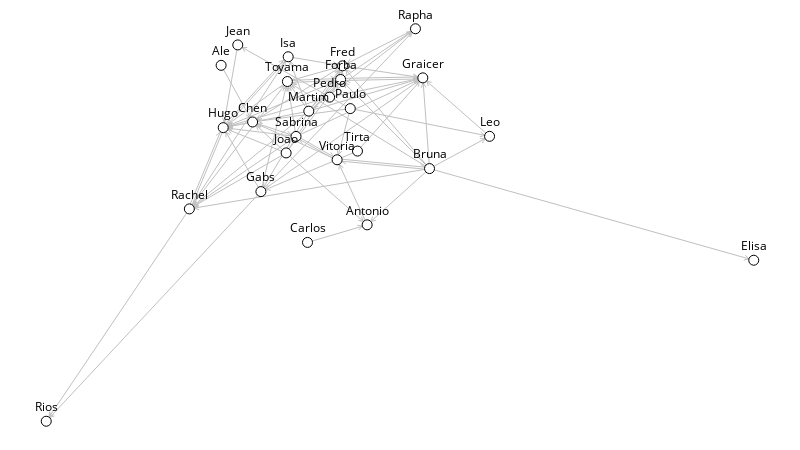

The cell this chart's notebook holds for it:
### Code cell
one_m = sn.load_graph('one-mode.gml')

# Mostra o grafo.
sn.show_graph(one_m, nlab=True)

### Figure 1 — Plotly figure (JSON) as saved in the notebook; plotly's stock layout.template omitted (floating-point values rounded to 4 significant figures; data arrays with more than 128 entries replaced by an {"elided": "..."} marker saying what was removed)
{"data": [{"hoverinfo": "none", "line": {"color": "rgb(192, 192, 192)", "width": 1}, "mode": "lines", "type": "scatter", "uid": "2bc65a2c-d17b-11e8-9e85-0005165e06fb", "x": {"elided": "678 float values"}, "y": {"elided": "678 float values"}}, {"hoverinfo": "none", "marker": {"color": "rgb(255, 255, 255)", "line": {"color": "rgb(0, 0, 0)", "width": 1}, "size": 10}, "mode": "markers+text", "text": ["Rachel", "Jean", "Bruna", "Leo", "Joao", "Rapha", "Carlos", "Fred", "Toyama", "Vitoria", "Hugo", "Gabs", "Elisa", "Paulo", "Sabrina", "Forba", "Rios", "Ale", "Graicer", "Antonio", "Martim", "Pedro", "Isa", "Chen", "Tirta"], "textfont": {"color": "rgb(0, 0, 0)"}, "textposition": "top center", "type": "scatter", "uid": "2bc65a2d-d17b-11e8-9e85-0005165e06fb", "x": [0.2023, 0.2707, 0.5417, 0.6266, 0.339, 0.5219, 0.3693, 0.4188, 0.3408, 0.4111, 0.2501, 0.3034, 1, 0.4297, 0.353, 0.416, 0, 0.2472, 0.5323, 0.4536, 0.3711, 0.4005, 0.342, 0.2917, 0.4399], "y": [0.541, 0.9588, 0.6437, 0.7259, 0.6836, 1, 0.4556, 0.9055, 0.8655, 0.6662, 0.748, 0.5851, 0.4102, 0.7966, 0.7257, 0.8707, 0, 0.9068, 0.8749, 0.5004, 0.79, 0.8258, 0.9287, 0.7624, 0.6884]}], "layout": {"height": 450, "margin": {"b": 0, "l": 0, "r": 0, "t": 0}, "showlegend": false, "width": 800, "xaxis": {"showgrid": false, "showticklabels": false, "zeroline": false}, "yaxis": {"showgrid": false, "showticklabels": false, "zeroline": false}}}
